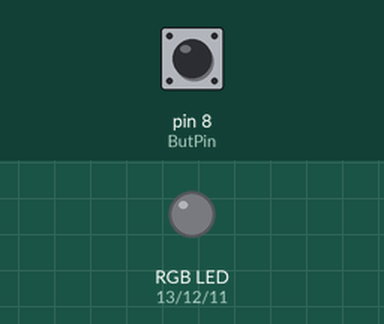
A sketch run on a simulated Arduino Uno, built with avr-gcc and run on an emulated ATmega328P. Parts: an RGB LED mixed from three pins (HIGH = lit). Inputs (shaded band) come from the test bench; at power-on: pin 8 (ButPin) LOW.

Above: at 1.2 s.
1.3 s: pin 8 (ButPin) pulled HIGH for 0.15 s
At 2.2 s:
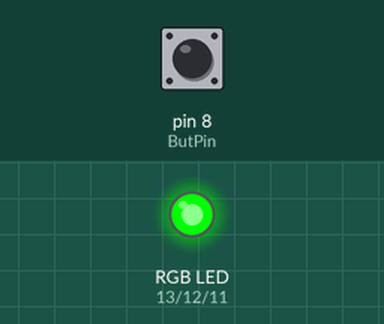
2.9 s: pin 8 (ButPin) pulled HIGH for 1 s
At 3.4 s:
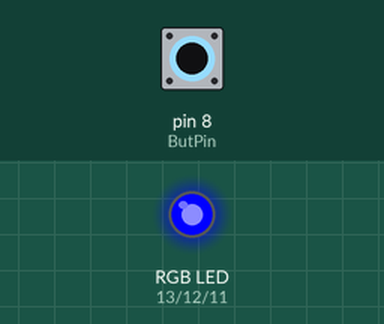
5.4 s: pin 8 (ButPin) pulled HIGH for 0.15 s
At 6.5 s:
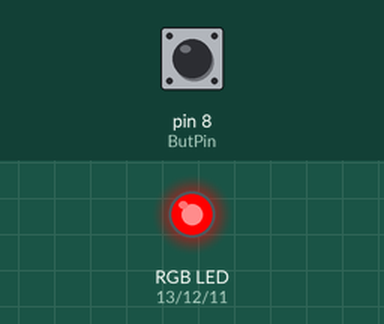
7.0 s: pin 8 (ButPin) pulled HIGH for 3.2 s
At 7.8 s:
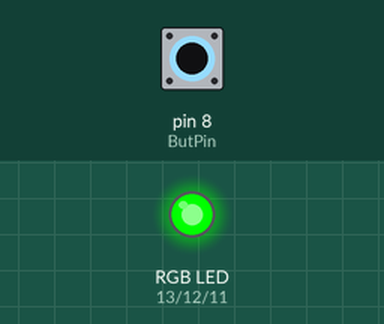
Timing chart, 0 to 10.0 s (numbered marks = the images above; inputs shaded):
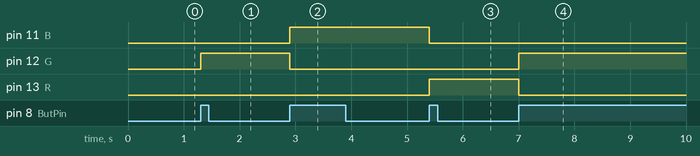

Measured:
- after the input at 1.3 s, pin 12 (G): LOW → HIGH at once
- after the input at 2.9 s, pin 11 (B): LOW → HIGH at once; pin 12 (G): HIGH → LOW at once
- after the input at 5.4 s, pin 11 (B): HIGH → LOW at once; pin 13 (R): LOW → HIGH at once
- after the input at 7.0 s, pin 12 (G): LOW → HIGH at once; pin 13 (R): HIGH → LOW at once

The sketch:

RGB_LED.ino
```cpp
int R = 13;
int G = 12;
int B = 11;
int ButPin = 8; // Подключаем кнопку к выходу 10
int c = 0; // флаг состояния
byte flag = 0;

void setup() {

  pinMode(R, OUTPUT);
  pinMode(G, OUTPUT);
  pinMode(B, OUTPUT);
  pinMode(ButPin, INPUT);

}

void led_on()
{
  if(c == 0)
  {
    digitalWrite(R, HIGH);
  }

  else
  {
    digitalWrite(R, LOW);
  }

if(c == 1)
  {
    digitalWrite(G, HIGH);
  }
  else
  {
    digitalWrite(G, LOW);
  }

  if(c == 2)
  {
    digitalWrite(B, HIGH);

  }
  else
  {
    digitalWrite(B, LOW);
  }
}


void loop()
{

if(digitalRead(ButPin) == HIGH && flag == 0)
 {
 c ++;
 flag = 1;

 if(c > 2) // Если номер режима превышает требуемого
 { // то отсчет начинается с нуля
 c = 0;
 }
 }

 if(digitalRead(ButPin) == LOW && flag == 1)
 {
 flag = 0;
 }

 if(digitalRead(ButPin) == HIGH)
  {
    led_on();
  }
}
```
